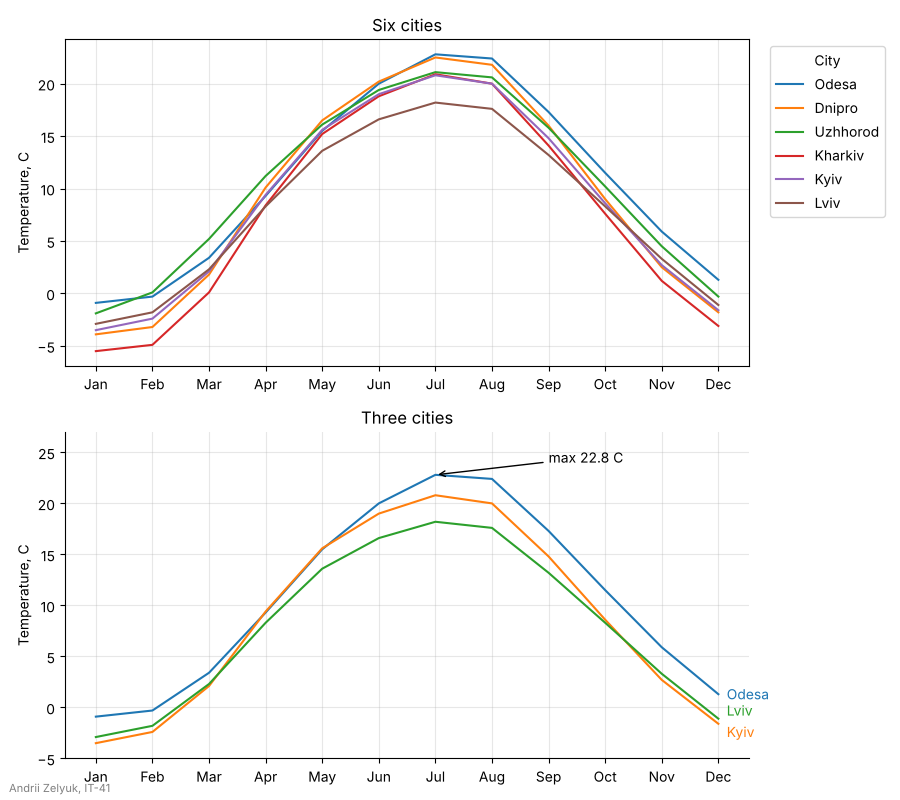

Here is the Python script that generated this plot:
import matplotlib.pyplot as plt

STUDENT_NAME = "Andrii Zelyuk"   # ім'я та прізвище транслітерацією
STUDENT_GROUP = "IT-41"   # група

cities = {
    "Kyiv": [-3.5, -2.4, 2.1, 9.4, 15.6, 19.0, 20.8, 20.0, 14.8, 8.6, 2.7, -1.6],
    "Lviv": [-2.9, -1.8, 2.3, 8.3, 13.6, 16.6, 18.2, 17.6, 13.2, 8.3, 3.3, -1.1],
    "Odesa": [-0.9, -0.3, 3.4, 9.3, 15.5, 20.0, 22.8, 22.4, 17.3, 11.5, 5.9, 1.3],
    "Kharkiv": [-5.5, -4.9, 0.1, 8.4, 15.2, 18.8, 20.9, 20.0, 14.1, 7.6, 1.2, -3.1],
    "Dnipro": [-3.9, -3.2, 1.8, 10.1, 16.5, 20.2, 22.5, 21.8, 16.0, 9.0, 2.5, -1.8],
    "Uzhhorod": [-1.9, 0.1, 5.2, 11.2, 16.1, 19.4, 21.1, 20.6, 15.8, 10.2, 4.5, -0.3],
}
months = list(range(1, 13))
month_names = ["Jan", "Feb", "Mar", "Apr", "May", "Jun",
               "Jul", "Aug", "Sep", "Oct", "Nov", "Dec"]

JULY = 6   # індекс липня
# порядок у легенді = порядок ліній у липні, від найтеплішого
by_july = sorted(cities, key=lambda name: cities[name][JULY], reverse=True)

fig, (ax_all, ax_three) = plt.subplots(2, 1, figsize=(9, 8))

for name in by_july:
    ax_all.plot(months, cities[name], label=name)

ax_all.set_title("Six cities")
ax_all.legend(title="City", loc="upper left", bbox_to_anchor=(1.02, 1))

# три міста з підписами біля кінців ліній замість легенди
three = ["Odesa", "Kyiv", "Lviv"]
# зсув підписів по y, щоб вони не налізали один на одного
nudge = {"Odesa": 0.0, "Kyiv": -0.8, "Lviv": 0.8}

for name in three:
    line, = ax_three.plot(months, cities[name])
    ax_three.annotate(name, xy=(months[-1], cities[name][-1] + nudge[name]),
                      xytext=(6, 0), textcoords="offset points",
                      color=line.get_color(), va="center")

# найвища температура серед трьох міст - знаходимо в коді
hottest = max(three, key=lambda name: max(cities[name]))
peak = max(cities[hottest])
peak_month = months[cities[hottest].index(peak)]
ax_three.annotate(f"max {peak} C", xy=(peak_month, peak),
                  xytext=(peak_month + 2, peak + 1.2),
                  arrowprops={"arrowstyle": "->", "color": "black"})

ax_three.set_ylim(-5, 27)
ax_three.set_title("Three cities")
ax_three.spines[["top", "right"]].set_visible(False)

for ax in (ax_all, ax_three):
    ax.set_xticks(months)
    ax.set_xticklabels(month_names)
    ax.set_ylabel("Temperature, C")
    ax.grid(True, alpha=0.3)

fig.text(0.01, 0.01, f"{STUDENT_NAME}, {STUDENT_GROUP}", fontsize=8, color="gray")
fig.tight_layout()

fig.savefig("task_4.png", dpi=100)
plt.show()
